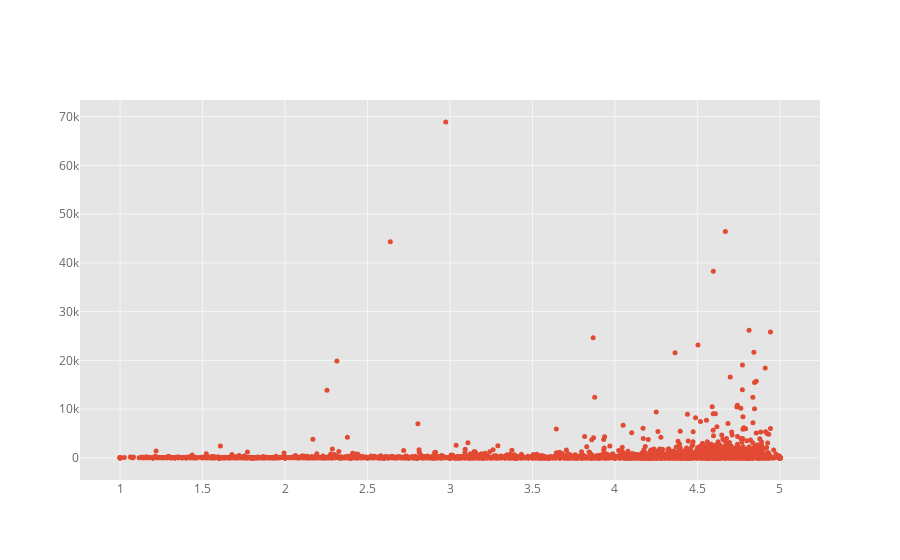

Source (notebook cell):
### Code cell
rating_df.iplot(kind = "scatter", mode = "markers", x = "current_rating", y = "num_current_rating", text = "name", size = 5, xTitle = "Current Rating",
               yTitle = "Num of Current Rating")

### Figure 1 — Plotly figure (JSON) as saved in the notebook; plotly's stock layout.template omitted (floating-point values rounded to 4 significant figures; data arrays with more than 128 entries replaced by an {"elided": "..."} marker saying what was removed)
{"data": [{"line": {"color": "rgba(226, 74, 51, 1.0)", "dash": "solid", "width": 1.3}, "marker": {"size": 5, "symbol": "dot"}, "mode": "markers", "name": "num_current_rating", "text": {"elided": "4450 str values"}, "type": "scatter", "x": {"elided": "4450 float values"}, "y": {"elided": "4450 int values"}}], "layout": {"legend": {"bgcolor": "#FFFFFF", "font": {"color": "#666666"}}, "paper_bgcolor": "#FFFFFF", "plot_bgcolor": "#E5E5E5", "titlefont": {"color": "#151516"}, "xaxis1": {"gridcolor": "#F6F6F6", "showgrid": true, "tickfont": {"color": "#666666"}, "title": "", "titlefont": {"color": "#666666"}, "zerolinecolor": "#F6F6F6"}, "yaxis1": {"gridcolor": "#F6F6F6", "showgrid": true, "tickfont": {"color": "#666666"}, "title": "", "titlefont": {"color": "#666666"}, "zerolinecolor": "#F6F6F6"}}}
